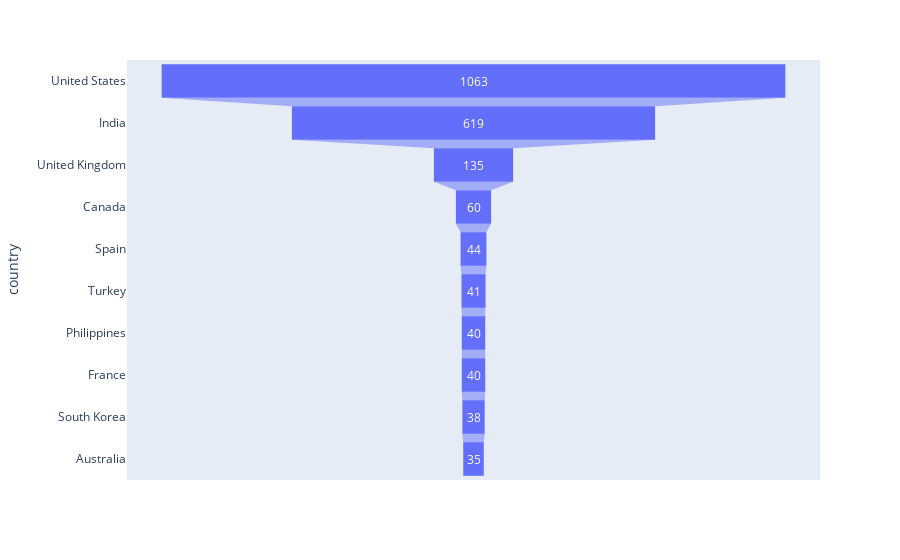

The code cell stored with this chart in its notebook:
### Markdown cell above
<div class="alert alert-info">  
<h3><strong>Countries with highest rated content.</strong></h3>
</div>

### Code cell
import plotly.express as px
data = dict(
    number=[1063,619,135,60,44,41,40,40,38,35],
    country=["United States", "India", "United Kingdom", "Canada", "Spain",'Turkey','Philippines','France','South Korea','Australia'])
fig = px.funnel(data, x='number', y='country')
fig.show()

### Figure 1 — Plotly figure (JSON) as saved in the notebook; plotly's stock layout.template omitted (floating-point values rounded to 4 significant figures)
{"data": [{"hovertemplate": "number=%{x}<br>country=%{y}<extra></extra>", "legendgroup": "", "marker": {"color": "#636efa"}, "name": "", "orientation": "h", "showlegend": false, "type": "funnel", "x": [1063, 619, 135, 60, 44, 41, 40, 40, 38, 35], "xaxis": "x", "y": ["United States", "India", "United Kingdom", "Canada", "Spain", "Turkey", "Philippines", "France", "South Korea", "Australia"], "yaxis": "y"}], "layout": {"legend": {"tracegroupgap": 0}, "margin": {"t": 60}, "xaxis": {"anchor": "y", "domain": [0, 1], "title": {"text": "number"}}, "yaxis": {"anchor": "x", "domain": [0, 1], "title": {"text": "country"}}}}
